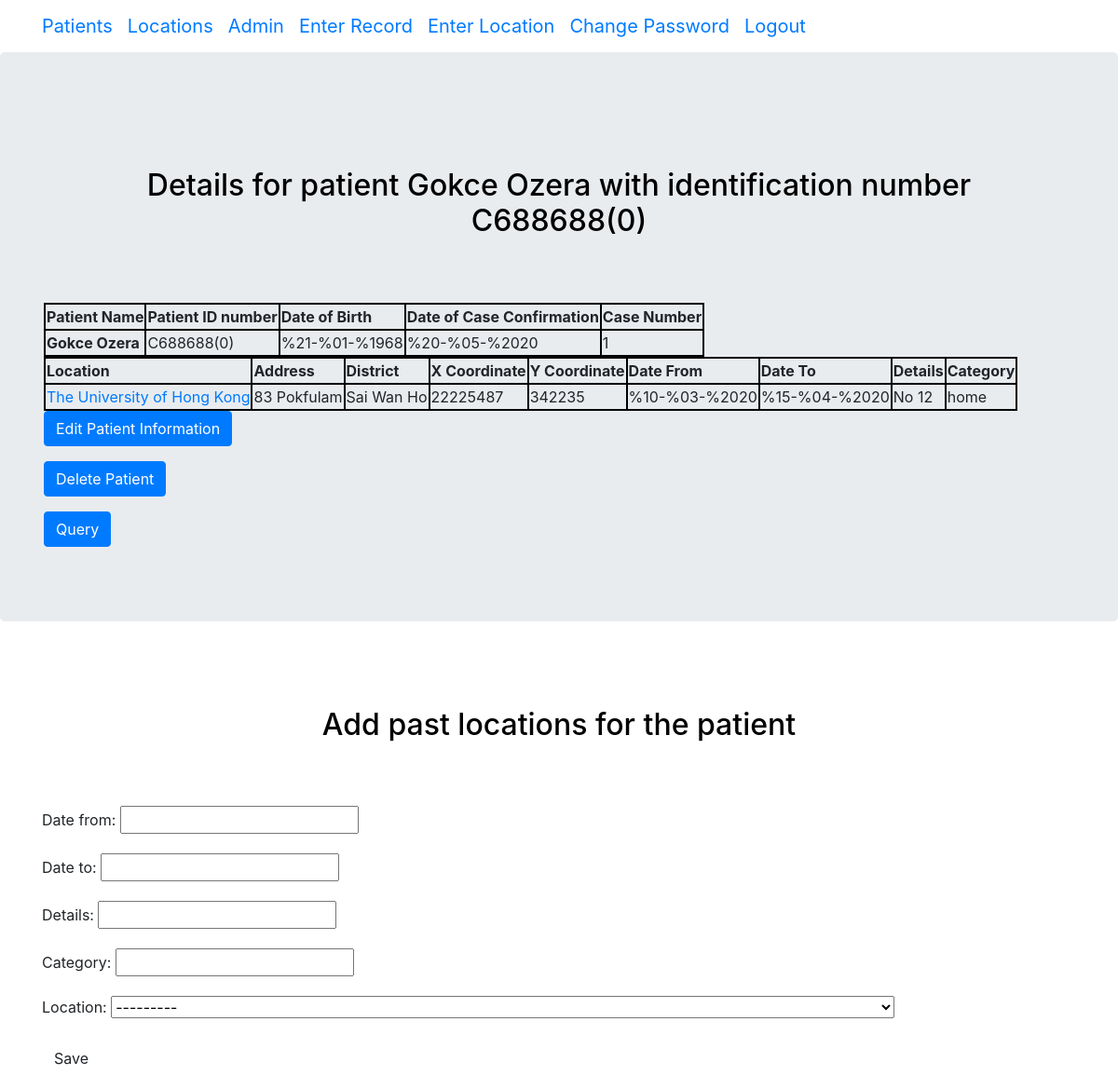
Screenshot of /covidapp/patient/25 (signed in) with the database file from the repository.
### covidapp/models.py (models this page shows, shortened)
class Patient(models.Model):
    name = models.CharField(max_length=200)
    idn = models.CharField(max_length=200, unique=True)
    date_of_birth = models.DateField()
    date_of_confirm = models.DateField()
    case_number = models.IntegerField()

class Location(models.Model):
    patient = models.ForeignKey(Patient, related_name='locations', on_delete=models.CASCADE, null=True, blank=True)
    location_name = models.CharField(max_length=50, null=True, blank=True)
    address = models.CharField(max_length=300, null=True, blank=True)
    district = models.CharField(max_length=300, null=True, blank=True)
    grid_x = models.IntegerField(null=True, blank=True)
    grid_y = models.IntegerField(null=True, blank=True)
    date_from = models.DateField(null=True, blank=True)
    date_to = models.DateField(null=True, blank=True)
    details = models.CharField(max_length=300, null=True, blank=True)
    category = models.CharField(max_length=300, null=True, blank=True)

### covidapp/views.py (the view, shortened to what this page needs)
# urls.py: re_path('patient/(?P<pk>\d+)$', views.PatientDetailView.as_view(), name='patient_detail'),
class PatientDetailView(DetailView, FormMixin):
    model=Patient
    form_class = PastLocationForm
    def get_context_data(self, **kwargs):
        context = super(PatientDetailView, self).get_context_data(**kwargs)
        context['form'] = self.get_form()#PastLocationForm
        return context

### covidapp/forms.py
class PastLocationForm(forms.ModelForm):
    location = forms.ModelChoiceField(queryset=LocationTemplate.objects.all().order_by('location_name'))
    class Meta:
        model = Location
        exclude=['location_name', 'address','district', 'grid_x','grid_y', 'patient']

### covidapp/models.py (called while the page is built)
    def __str__(self):
        return self.location_name + ", Address: " + self.address + ", District: " + self.district + ", Coordinates: (" + str(self.grid_x) + ", " + str(self.grid_y) + ")"

### covidapp/templatetags/has_group.py (called while the page is built)
@register.filter(name='has_group')
def has_group(user, group_name):
    return user.groups.filter(name=group_name).exists()

### templates/covidapp/patient_detail.html (shortened to what this page needs)
{% extends "covidapp/base.html" %}
{% block content %}
{% load has_group %}
{% if request.user|has_group:"Epidemiologists" or request.user|has_group:"Staff" %}
<div class="jumbotron">
    <div class="container">
    <div class="header">
        <h2 class="posttitle loader">Details for patient {{ patient.name }} with identification number {{ patient.idn }}</h2>
    </div>
        <table>
            <thead>
                <th>Patient Name</th>
                <th>Patient ID number</th>
                <th>Date of Birth</th>
                <th>Date of Case Confirmation</th>
                <th>Case Number</th>
            </thead>
            <tr>
                <th>{{ patient.name }}</th>
                <td>{{ patient.idn }}</td>
                <td>{{ patient.date_of_birth }}</td>
                <td>{{ patient.date_of_confirm }}</td>
                <td>{{ patient.case_number }}</td>
            </tr>
        </table>
        <table>
            <thead>
                <th>Location</th>
                <th>Address</th>
                <th>District</th>
                <th>X Coordinate</th>
                <th>Y Coordinate</th>
                <th>Date From</th>
                <th>Date To</th>
                <th>Details</th>
                <th>Category</th>
            </thead>
            {% for loc in patient.locations.all %}
            <tr>
                <td><a href="{% url 'plocation_detail' pk=loc.pk %}">{{ loc.location_name }}</a></td>
                <td>{{ loc.address }}</td>
                <td>{{ loc.district }}</td>
                <td>{{ loc.grid_x }}</td>
                <td>{{ loc.grid_y }}</td>
                <td>{{ loc.date_from }}</td>
                <td>{{ loc.date_to }}</td>
                <td>{{ loc.details }}</td>
                <td>{{ loc.category }}</td>
            </tr>
            {% endfor %}
        </table>
        <p><a class="btn btn-primary" href="{% url 'patient_edit' pk=patient.pk %}">Edit Patient Information</a></p>
        <p><a class="btn btn-primary" href="{% url 'patient_remove' pk=patient.pk %}">Delete Patient</a></p>
        <p><a class="btn btn-primary" href="{% url 'query' pk=patient.pk %}">Query</a></p>
    </div>
</div>
<div class="container">
    <div class="header">
        <h2 class="posttitle loader">Add past locations for the patient</h2>
    </div>
<form  method="POST" class="post-form">
    {{ form.as_p }}
    <button type="submit" class="save btn btn-default">Save</button>
</form>
</div>
{% else %}
<h3>Please Login First</h3>
{% endif %}
{% endblock %}

### static/css/mystyle.css (style rules this page uses)
table,th,td { border: 2px solid black; }
.header { padding: 60px; text-align: center; color: black; font-size: 30px; }

### rows the page displays
Patient: name "Gokce Ozera", idn "C688688(0)", date_of_birth "%21-%01-%1968", date_of_confirm "%20-%05-%2020", case_number "1"
Location: location_name "The University of Hong Kong", address "83 Pokfulam", district "Sai Wan Ho", grid_x "22225487", grid_y "342235", date_from "%10-%03-%2020", date_to "%15-%04-%2020", details "No 12", category "home"
